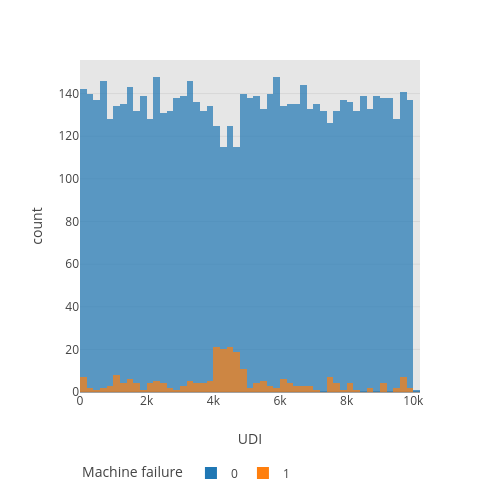
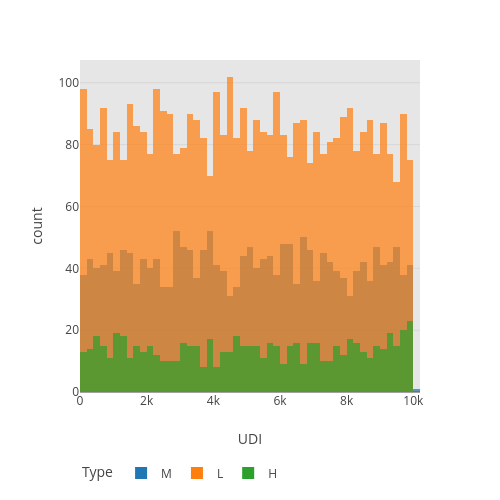
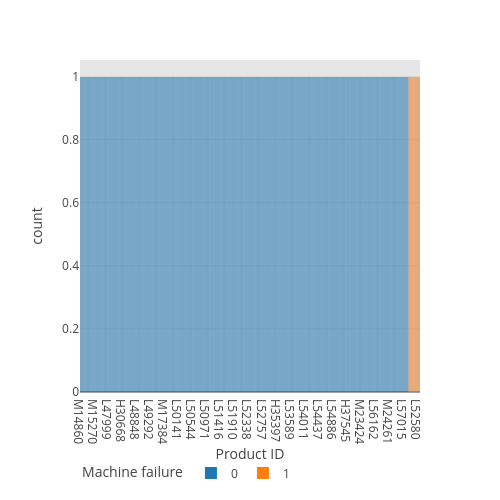
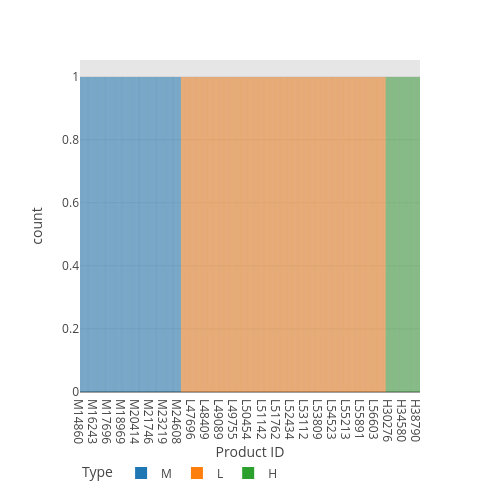

Notebook source saved alongside these figures, in order:
### Code cell
col_sort = "udi"
col_grouping = ["machine_failure", "type"]
size = 500
df_sorted = df_train.sort_values(col_sort)

for column in df_sorted.columns.to_list():
    for group in col_grouping:
        fig = px.histogram(
            data_frame = df_sorted,
            x = column,
            color = group,
            width = size,
            height = size,
            opacity=0.7,
            barmode="overlay",
            labels=lab_dict
            )
        fig.update_layout(legend=dict(
        orientation="h",
        yanchor="top",
        y=-0.20,
        ))
        fig.show()

### Figure 1 — Plotly figure (JSON) as saved in the notebook; plotly's stock layout.template omitted (floating-point values rounded to 4 significant figures; data arrays with more than 128 entries replaced by an {"elided": "..."} marker saying what was removed)
{"data": [{"bingroup": "x", "hovertemplate": "Machine failure=0<br>UDI=%{x}<br>count=%{y}<extra></extra>", "legendgroup": "0", "marker": {"color": "#1F77B4", "opacity": 0.7, "pattern": {"shape": ""}}, "name": "0", "orientation": "v", "showlegend": true, "type": "histogram", "x": {"elided": "6763 int values"}, "xaxis": "x", "yaxis": "y"}, {"bingroup": "x", "hovertemplate": "Machine failure=1<br>UDI=%{x}<br>count=%{y}<extra></extra>", "legendgroup": "1", "marker": {"color": "#FF7F0E", "opacity": 0.7, "pattern": {"shape": ""}}, "name": "1", "orientation": "v", "showlegend": true, "type": "histogram", "x": {"elided": "237 int values"}, "xaxis": "x", "yaxis": "y"}], "layout": {"barmode": "overlay", "height": 500, "legend": {"orientation": "h", "title": {"text": "Machine failure"}, "tracegroupgap": 0, "y": -0.2, "yanchor": "top"}, "margin": {"t": 60}, "width": 500, "xaxis": {"anchor": "y", "domain": [0, 1], "title": {"text": "UDI"}}, "yaxis": {"anchor": "x", "domain": [0, 1], "title": {"text": "count"}}}}

### Figure 2 — Plotly figure (JSON) as saved in the notebook; plotly's stock layout.template omitted (floating-point values rounded to 4 significant figures; data arrays with more than 128 entries replaced by an {"elided": "..."} marker saying what was removed)
{"data": [{"bingroup": "x", "hovertemplate": "Type=M<br>UDI=%{x}<br>count=%{y}<extra></extra>", "legendgroup": "M", "marker": {"color": "#1F77B4", "opacity": 0.7, "pattern": {"shape": ""}}, "name": "M", "orientation": "v", "showlegend": true, "type": "histogram", "x": {"elided": "2078 int values"}, "xaxis": "x", "yaxis": "y"}, {"bingroup": "x", "hovertemplate": "Type=L<br>UDI=%{x}<br>count=%{y}<extra></extra>", "legendgroup": "L", "marker": {"color": "#FF7F0E", "opacity": 0.7, "pattern": {"shape": ""}}, "name": "L", "orientation": "v", "showlegend": true, "type": "histogram", "x": {"elided": "4217 int values"}, "xaxis": "x", "yaxis": "y"}, {"bingroup": "x", "hovertemplate": "Type=H<br>UDI=%{x}<br>count=%{y}<extra></extra>", "legendgroup": "H", "marker": {"color": "#2CA02C", "opacity": 0.7, "pattern": {"shape": ""}}, "name": "H", "orientation": "v", "showlegend": true, "type": "histogram", "x": {"elided": "705 int values"}, "xaxis": "x", "yaxis": "y"}], "layout": {"barmode": "overlay", "height": 500, "legend": {"orientation": "h", "title": {"text": "Type"}, "tracegroupgap": 0, "y": -0.2, "yanchor": "top"}, "margin": {"t": 60}, "width": 500, "xaxis": {"anchor": "y", "domain": [0, 1], "title": {"text": "UDI"}}, "yaxis": {"anchor": "x", "domain": [0, 1], "title": {"text": "count"}}}}

### Figure 3 — Plotly figure (JSON) as saved in the notebook; plotly's stock layout.template omitted (floating-point values rounded to 4 significant figures; data arrays with more than 128 entries replaced by an {"elided": "..."} marker saying what was removed)
{"data": [{"bingroup": "x", "hovertemplate": "Machine failure=0<br>Product ID=%{x}<br>count=%{y}<extra></extra>", "legendgroup": "0", "marker": {"color": "#1F77B4", "opacity": 0.7, "pattern": {"shape": ""}}, "name": "0", "orientation": "v", "showlegend": true, "type": "histogram", "x": {"elided": "6763 str values"}, "xaxis": "x", "yaxis": "y"}, {"bingroup": "x", "hovertemplate": "Machine failure=1<br>Product ID=%{x}<br>count=%{y}<extra></extra>", "legendgroup": "1", "marker": {"color": "#FF7F0E", "opacity": 0.7, "pattern": {"shape": ""}}, "name": "1", "orientation": "v", "showlegend": true, "type": "histogram", "x": {"elided": "237 str values"}, "xaxis": "x", "yaxis": "y"}], "layout": {"barmode": "overlay", "height": 500, "legend": {"orientation": "h", "title": {"text": "Machine failure"}, "tracegroupgap": 0, "y": -0.2, "yanchor": "top"}, "margin": {"t": 60}, "width": 500, "xaxis": {"anchor": "y", "domain": [0, 1], "title": {"text": "Product ID"}}, "yaxis": {"anchor": "x", "domain": [0, 1], "title": {"text": "count"}}}}

### Figure 4 — Plotly figure (JSON) as saved in the notebook; plotly's stock layout.template omitted (floating-point values rounded to 4 significant figures; data arrays with more than 128 entries replaced by an {"elided": "..."} marker saying what was removed)
{"data": [{"bingroup": "x", "hovertemplate": "Type=M<br>Product ID=%{x}<br>count=%{y}<extra></extra>", "legendgroup": "M", "marker": {"color": "#1F77B4", "opacity": 0.7, "pattern": {"shape": ""}}, "name": "M", "orientation": "v", "showlegend": true, "type": "histogram", "x": {"elided": "2078 str values"}, "xaxis": "x", "yaxis": "y"}, {"bingroup": "x", "hovertemplate": "Type=L<br>Product ID=%{x}<br>count=%{y}<extra></extra>", "legendgroup": "L", "marker": {"color": "#FF7F0E", "opacity": 0.7, "pattern": {"shape": ""}}, "name": "L", "orientation": "v", "showlegend": true, "type": "histogram", "x": {"elided": "4217 str values"}, "xaxis": "x", "yaxis": "y"}, {"bingroup": "x", "hovertemplate": "Type=H<br>Product ID=%{x}<br>count=%{y}<extra></extra>", "legendgroup": "H", "marker": {"color": "#2CA02C", "opacity": 0.7, "pattern": {"shape": ""}}, "name": "H", "orientation": "v", "showlegend": true, "type": "histogram", "x": {"elided": "705 str values"}, "xaxis": "x", "yaxis": "y"}], "layout": {"barmode": "overlay", "height": 500, "legend": {"orientation": "h", "title": {"text": "Type"}, "tracegroupgap": 0, "y": -0.2, "yanchor": "top"}, "margin": {"t": 60}, "width": 500, "xaxis": {"anchor": "y", "domain": [0, 1], "title": {"text": "Product ID"}}, "yaxis": {"anchor": "x", "domain": [0, 1], "title": {"text": "count"}}}}
